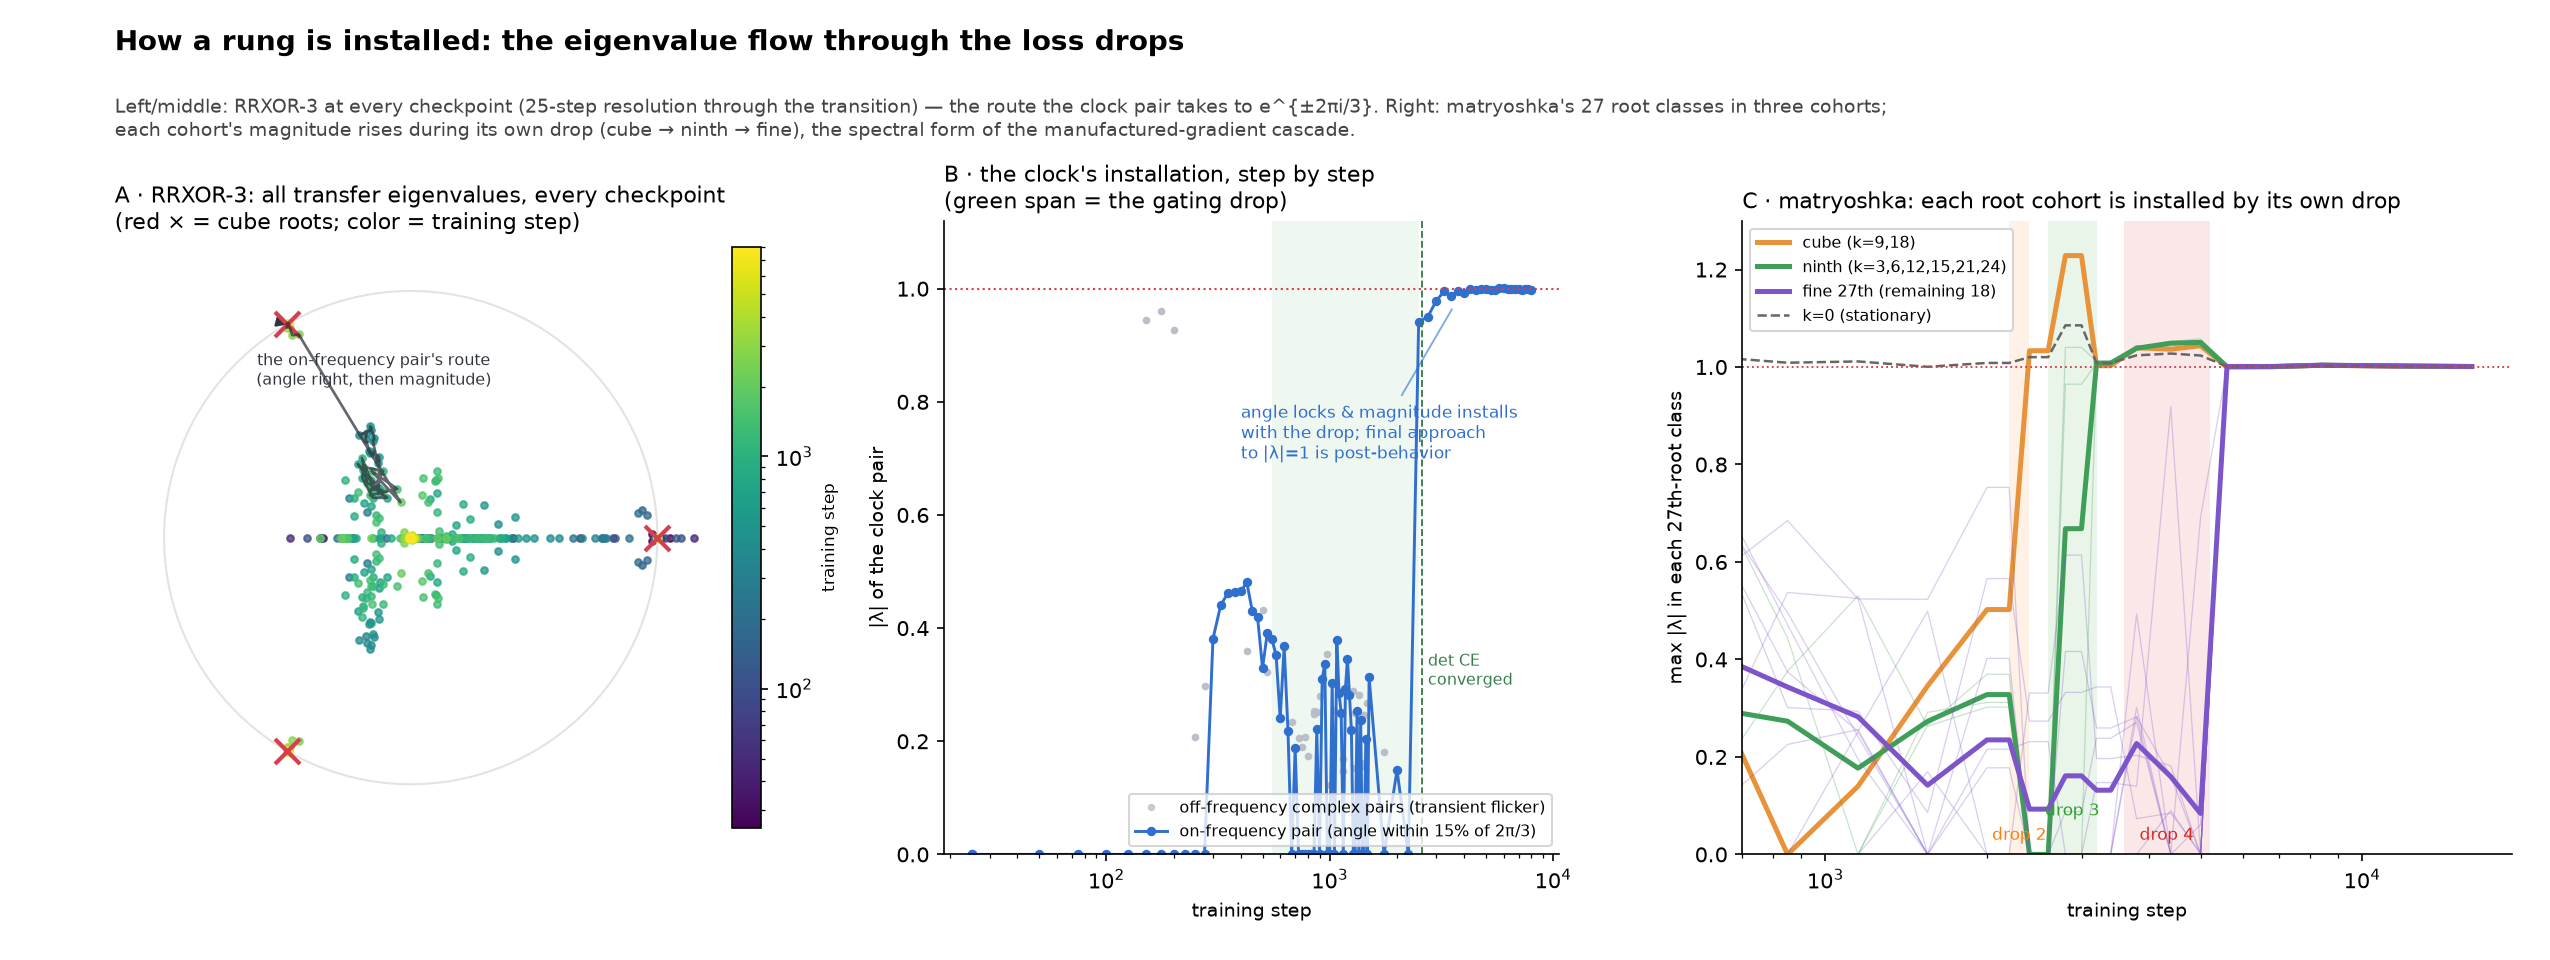

Generate this figure with Python:
"""The continuous picture: how a rung is installed — eigenvalue flow through the drops."""
import json, os
import numpy as np
import matplotlib
matplotlib.use("Agg")
import matplotlib.pyplot as plt
from matplotlib.cm import viridis
from matplotlib.colors import LogNorm
from matplotlib.cm import ScalarMappable

base = os.path.dirname(os.path.abspath(__file__))
flow = json.load(open(os.path.join(base, "runs", "seed0", "hankel_flow.json")))
m27 = json.load(open(os.path.join(base, "runs", "m27_nl6_seed1", "hankel27.json")))

fig = plt.figure(figsize=(17, 6.4), facecolor="white")
gs = fig.add_gridspec(1, 3, width_ratios=[1.05, 1, 1.25], wspace=0.27,
                      left=0.045, right=0.985, top=0.77, bottom=0.11)

# ---- A: complex-plane flow (rrxor3) ----
ax = fig.add_subplot(gs[0])
th = np.linspace(0, 2 * np.pi, 300)
ax.plot(np.cos(th), np.sin(th), color="#e3e3e3", lw=1)
for a in (0, 2 * np.pi / 3, -2 * np.pi / 3):
    ax.plot(np.cos(a), np.sin(a), "x", color="#d63f4f", ms=12, mew=2, zorder=5)
norm = LogNorm(vmin=25, vmax=8000)
for f in flow:
    st = max(f["step"], 25)
    c = viridis(norm(st))
    e = np.array([complex(x, y) for x, y in f["eigs"]])
    ax.plot(e.real, e.imag, "o", color=c, ms=3.2, alpha=0.75, zorder=3)
path = []
for f in flow:
    e = [complex(x, y) for x, y in f["eigs"]]
    onf = [v for v in e if v.imag > 0.02 and 0.85 < abs(np.angle(v)) / (2 * np.pi / 3) < 1.15]
    if onf:
        path.append((f["step"], max(onf, key=abs)))
if path:
    pz = np.array([v for _, v in path])
    ax.plot(pz.real, pz.imag, "-", color="#30343c", lw=1.3, alpha=0.75, zorder=6)
    ax.annotate("", xy=(pz.real[-1], pz.imag[-1]), xytext=(pz.real[-2], pz.imag[-2]),
                arrowprops=dict(arrowstyle="-|>", color="#30343c", lw=1.3))
    ax.text(-0.15, 0.62, "the on-frequency pair's route\n(angle right, then magnitude)",
            fontsize=7.8, color="#30343c", ha="center")
cb = fig.colorbar(ScalarMappable(norm=norm, cmap="viridis"), ax=ax, fraction=0.045,
                  pad=0.02)
cb.set_label("training step", fontsize=8)
ax.set_xlim(-1.2, 1.25); ax.set_ylim(-1.2, 1.2); ax.set_aspect("equal")
ax.set_xticks([]); ax.set_yticks([])
for s in ax.spines.values():
    s.set_visible(False)
ax.set_title("A · RRXOR-3: all transfer eigenvalues, every checkpoint\n"
             "(red × = cube roots; color = training step)", fontsize=10.5, loc="left")

# ---- B: clock magnitude & angle vs step (dense) ----
ax = fig.add_subplot(gs[1])
steps, on_m, off_pts = [], [], []
for f in flow:
    st = max(f["step"], 25)
    e = [complex(x, y) for x, y in f["eigs"]]
    cl = [v for v in e if abs(v.imag) > 0.02]
    onf = [abs(v) for v in cl if 0.85 < abs(np.angle(v)) / (2 * np.pi / 3) < 1.15]
    for v in cl:
        if not (0.85 < abs(np.angle(v)) / (2 * np.pi / 3) < 1.15):
            off_pts.append((st, abs(v)))
    steps.append(st); on_m.append(max(onf) if onf else 0.0)
steps = np.array(steps)
if off_pts:
    op = np.array(off_pts)
    ax.plot(op[:, 0], op[:, 1], "o", color="#b8bcc6", ms=2.6, alpha=0.7,
            label="off-frequency complex pairs (transient flicker)")
ax.plot(steps, on_m, "o-", color="#2f6fce", ms=3.5, lw=1.4,
        label="on-frequency pair (angle within 15% of 2π/3)")
ax.axhline(1.0, color="#d63f4f", ls=":", lw=1)
ax.axvspan(550, 2500, color="#3f9e58", alpha=0.08, lw=0)
ax.axvline(2600, color="#3a7d4c", ls="--", lw=0.9)
ax.text(2750, 0.30, "det CE\nconverged", fontsize=7.6, color="#3a7d4c")
ax.annotate("angle locks & magnitude installs\nwith the drop; final approach\nto |λ|=1 is post-behavior",
            xy=(3600, 0.97), xytext=(400, 0.70), fontsize=8, color="#2f6fce",
            arrowprops=dict(arrowstyle="-", color="#2f6fce", lw=0.9, alpha=0.6))
ax.set_xscale("log"); ax.set_xlabel("training step", fontsize=9)
ax.set_ylabel("|λ| of the clock pair", fontsize=9)
ax.set_ylim(0, 1.12)
ax.set_title("B · the clock's installation, step by step\n"
             "(green span = the gating drop)", fontsize=10.5, loc="left")
ax.legend(fontsize=7.6, loc="lower right")
ax.spines[["top", "right"]].set_visible(False)

# ---- C: matryoshka per-root-class installation cohorts ----
ax = fig.add_subplot(gs[2])
LAT = 2 * np.pi / 27
def class_mags(entry):
    out = np.zeros(27)
    for x, y in entry["eigs"]:
        v = complex(x, y)
        kk = int(round(np.angle(v) / LAT)) % 27
        if abs(np.angle(v) - round(np.angle(v) / LAT) * LAT) < 0.35 * LAT:
            out[kk] = max(out[kk], abs(v))
    return out
st27 = np.array([t["step"] for t in m27["traj"]], dtype=float); st27[st27 < 25] = 25
M = np.stack([class_mags(t) for t in m27["traj"]])          # T x 27
COH = {"cube (k=9,18)": ([9, 18], "#e8933a"),
       "ninth (k=3,6,12,15,21,24)": ([3, 6, 12, 15, 21, 24], "#3f9e58"),
       "fine 27th (remaining 18)": ([k for k in range(1, 27) if k % 3], "#7d54c9")}
for lab, (ks, c) in COH.items():
    for k in ks:
        ax.plot(st27, M[:, k], color=c, lw=0.6, alpha=0.15)
    ax.plot(st27, M[:, ks].mean(1), color=c, lw=2.4, label=lab)
ax.plot(st27, M[:, 0], color="#666", lw=1.2, ls="--", label="k=0 (stationary)")
for i, (a, b) in enumerate([(2200, 2400), (2600, 3200), (3600, 5200)]):
    ax.axvspan(a, b, color=f"C{i+1}", alpha=0.10, lw=0)
    ax.text((a * b) ** 0.5, [0.03, 0.08, 0.03][i], f"drop {i+2}", fontsize=8, ha="center", color=f"C{i+1}")
ax.axhline(1.0, color="#d63f4f", ls=":", lw=0.9)
ax.set_xscale("log"); ax.set_xlim(700, 19000); ax.set_ylim(0, 1.3)
ax.set_xlabel("training step", fontsize=9)
ax.set_ylabel("max |λ| in each 27th-root class", fontsize=9)
ax.set_title("C · matryoshka: each root cohort is installed by its own drop",
              fontsize=10.5, loc="left")
ax.legend(fontsize=7.8, loc="upper left")
ax.spines[["top", "right"]].set_visible(False)

fig.suptitle("How a rung is installed: the eigenvalue flow through the loss drops",
             fontsize=13.5, fontweight="bold", x=0.045, ha="left", y=0.97)
fig.text(0.045, 0.90,
         "Left/middle: RRXOR-3 at every checkpoint (25-step resolution through the transition) — the route the clock pair takes to e^{±2πi/3}. "
         "Right: matryoshka's 27 root classes in three cohorts;\neach cohort's magnitude rises during its own drop (cube → ninth → fine), the spectral form of the manufactured-gradient cascade.",
         fontsize=9.3, color="#444", va="top")
fig.savefig(os.path.join(base, "eigflow.png"), dpi=150)
print("saved eigflow.png")
